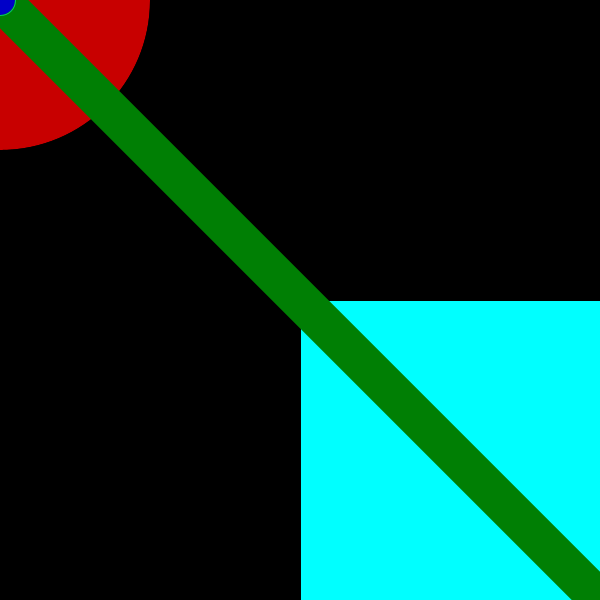
Frame 1 (no input)
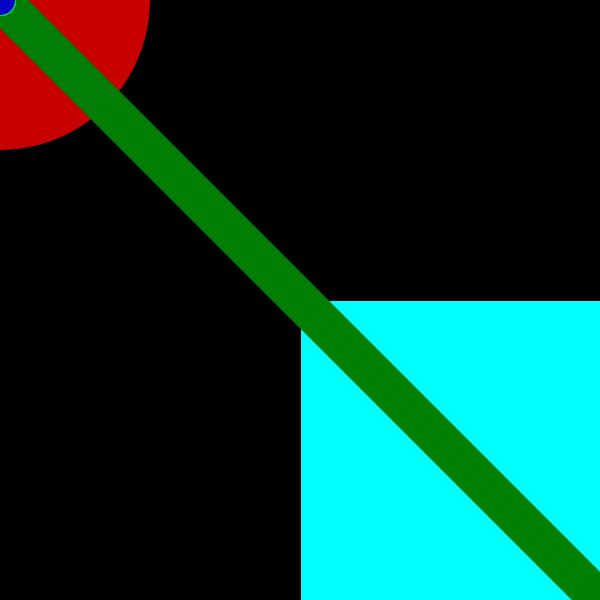
Frame 60 (the mouse pressed at the canvas centre just before this capture)
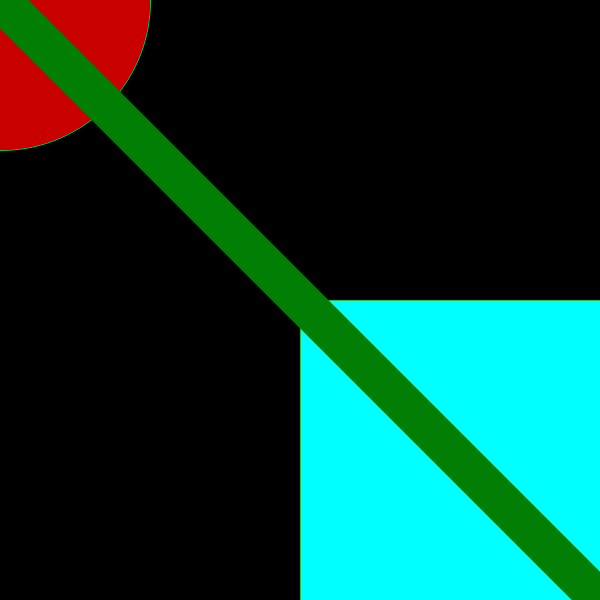
Frame 120 (the mouse held since frame 60 and released just before this capture)

The Processing sketch that drew these frames (run headless with seeded random() and noise(); from frame 60 on, the mouse is pressed at the canvas centre):

// Processing sketch: interactiveFunctionCalls
// ── interactiveFunctionCalls.pde
void setup() {
  size(600, 600);  // size(width, height)
  bckgnd();
  frameRate(30);
}

void draw() {
  //background(0);
  strokeWeight(1);
  stroke(5, 200, 100);
  fill(0, 0, 200);
  ellipse(mouseX, mouseY, 30, 30);
  if (mousePressed) {
    bckgnd();  // this is function call
  }
}

void bckgnd() {  // this is function definition
  background(0);
  fill(200, 0, 0);
  ellipse(0, 0, width/2, height/2);
  fill(0, 255, 255);
  rect(width/2, height/2, 500, 500);
  stroke(0, 127, 4);
  strokeWeight(40);
  line(0, 0, width, height);
}
